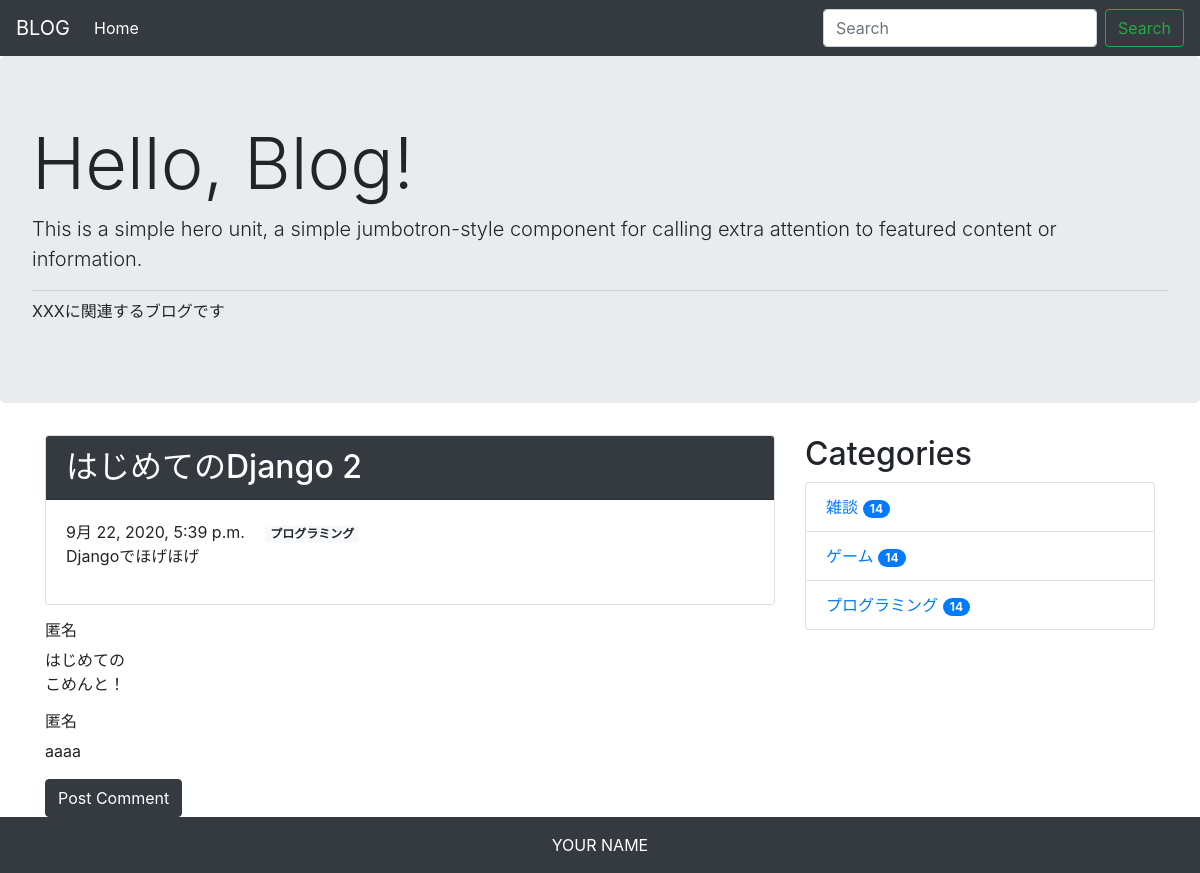
The page /detail/4 on the database its author committed.
### blog/models.py (models this page shows, shortened)
class Post(models.Model):
    title = models.CharField('タイトル', max_length=255)
    text = models.TextField('本文')
    created_at = models.DateTimeField('作成日', default=timezone.now)
    category = models.ForeignKey(
        Category,
        verbose_name='カテゴリ',
        on_delete=models.PROTECT
    )

class Category(models.Model):
    name = models.CharField('カテゴリ名', max_length=255)
    def __str__(self):
        return self.name

class Comment(models.Model):
    name = models.CharField('お名前', max_length=30, default='匿名')
    text = models.TextField('本文')
    post = models.ForeignKey(
        Post,
        verbose_name='関連記事',
        on_delete=models.PROTECT
    )
    created_at = models.DateTimeField('作成日時', default=timezone.now)

### blog/views.py (the view)
# urls.py: path('detail/<int:pk>', views.DetailView.as_view(), name='detail'),
class DetailView(generic.DetailView):
    model = Post
    template_name='blog/post_detail.html'

### blog/context_processors.py (called while the page is built)
def common(request):
    context = {
        'category_list': Category.objects.all()
    }
    return context

### blog/templates/blog/post_detail.html
{% extends 'blog/base.html' %}
{% block content %}
<div class="card mb-3">
    <h2 class="card-header bg-dark text-white">{{ post.title }}</h2>
    <div class="card-body">
        <div>
            <span>{{ post.created_at }}</span>
            <span class="badge badge-light ml-3">{{post.category}}</span>
        </div>
        <p>{{post.text | linebreaksbr | urlize }}</p>
    </div>
</div>
{% for comment in post.comment_set.all %}
<div>
<h6>{{comment.name}}</h6>
<p>{{comment.text | linebreaksbr}}</p>
</div>
{% endfor %}
<a href="{% url 'blog:comment' post.pk %}" class="btn btn-dark">Post Comment</a>
{% endblock %}

### blog/templates/blog/base.html (shortened to what this page needs)
<!doctype html>
<html lang="ja">
  <head>
    <link rel="stylesheet" href="https://stackpath.bootstrapcdn.com/bootstrap/4.5.0/css/bootstrap.min.css">
  </head>
  <body>
  <nav class="navbar navbar-expand-lg navbar-dark bg-dark">
    <a class="navbar-brand" href="#">BLOG</a>
    <div class="collapse navbar-collapse" id="navbarSupportedContent">
      <ul class="navbar-nav mr-auto">
        <li class="nav-item active">
          <a class="nav-link" href="{% url 'blog:index'%}">Home</a>
        </li>
      </ul>
      <form class="form-inline my-2 my-lg-0" method="GET" action="{% url 'blog:index' %}">
        <input class="form-control mr-sm-2" type="text" placeholder="Search" aria-label="Search" name="keyword">
        <button class="btn btn-outline-success my-2 my-sm-0" type="submit">Search</button>
      </form>
    </div>
  </nav>
  <div class="jumbotron">
    <h1 class="display-3">Hello, Blog!</h1>
    <p class="lead">This is a simple hero unit, a simple jumbotron-style component for
                    calling extra attention to featured content or information.</p>
    <hr class="my-2">
    <p>XXXに関連するブログです</p>
  </div>
    <div class="container">
      <div class="row">
        <div class="col-12 col-md-8">
        {% block content %}
        {% endblock %}
        </div>
        <div class="col-12 col-md-4">
          <h2>Categories</h2>
          <ul class="list-group">
            {% for category in category_list %}
            <li class="list-group-item d-flex justify-content-between align-items-center">
              <a href="{% url 'blog:category' category.pk%}">
                {{ category.name }}
                <span class="badge badge-primary badge-pill">14</span>
              </a>
            </li>
            {% endfor %}
          </ul>
        </div>
      </div>
    </div>
    <footer class="bg-dark text-white text-center py-3">
      <span>YOUR NAME</span>
    </footer>
  </body>
</html>

### rows shown on the page
Post: title "はじめてのDjango 2", created_at "9月 22, 2020, 5:39 p.m.", category "プログラミング", text "Djangoでほげほげ"
Comment: name "匿名", text "はじめての こめんと！"
Comment: name "匿名", text "aaaa"
Category: name "雑談"
Category: name "ゲーム"
Category: name "プログラミング"
